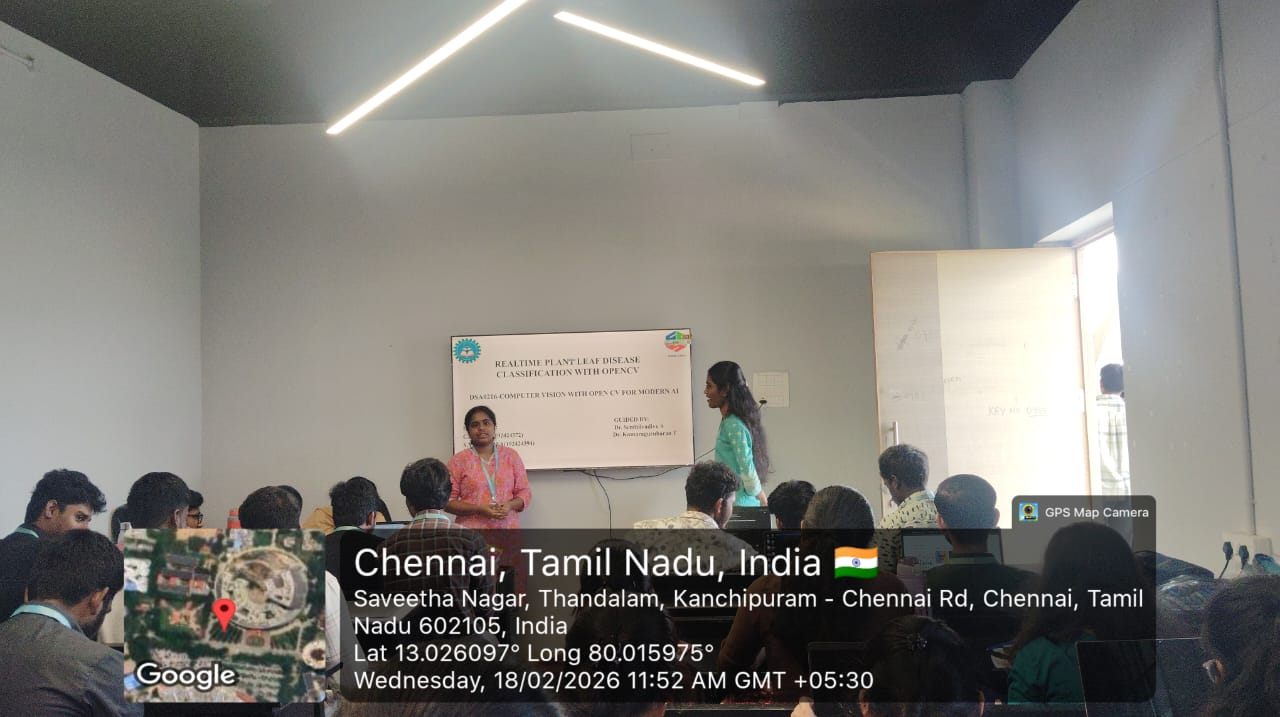
#> input picture capstone/WhatsApp Image 2026-02-18 at 9.22.51 PM (1).jpeg, 1280 x 717 px, found by its file name
$ jupyter execute exp_28.ipynb
#> lines starting #> are read from the running program, lines starting #| are printed output that depends on the picture
[cell 1]
# ==========================================
# Boundary Detection using Convolution Kernel
# Google Colab - Single Cell
# ==========================================

import cv2
import numpy as np
from google.colab import files
from google.colab.patches import cv2_imshow

# Step 1: Upload Image
uploaded = files.upload()
#> the answer given: WhatsApp Image 2026-02-18 at 9.22.51 PM (1).jpeg
image_path = list(uploaded.keys())[0]

# Step 2: Read Image and Convert to Grayscale
image = cv2.imread(image_path)
#> image is the input picture: shape (717, 1280, 3); mean B, G, R 119.2, 123.9, 126
gray = cv2.cvtColor(image, cv2.COLOR_BGR2GRAY)
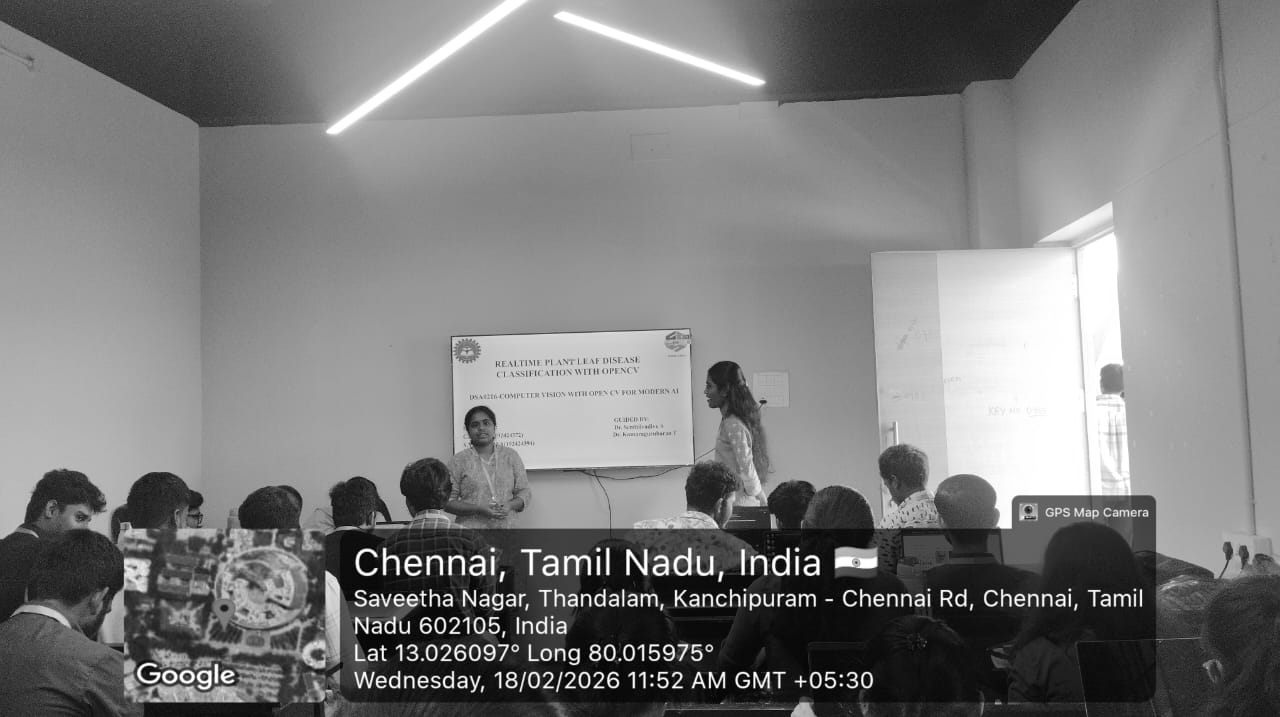
#> gray: shape (717, 1280); min 0, max 255, mean 124

# Step 3: Define Convolution Kernel (Laplacian)
kernel = np.array([[0, -1,  0],
                   [-1, 4, -1],
                   [0, -1,  0]])

# Step 4: Apply Convolution
boundary = cv2.filter2D(gray, -1, kernel)
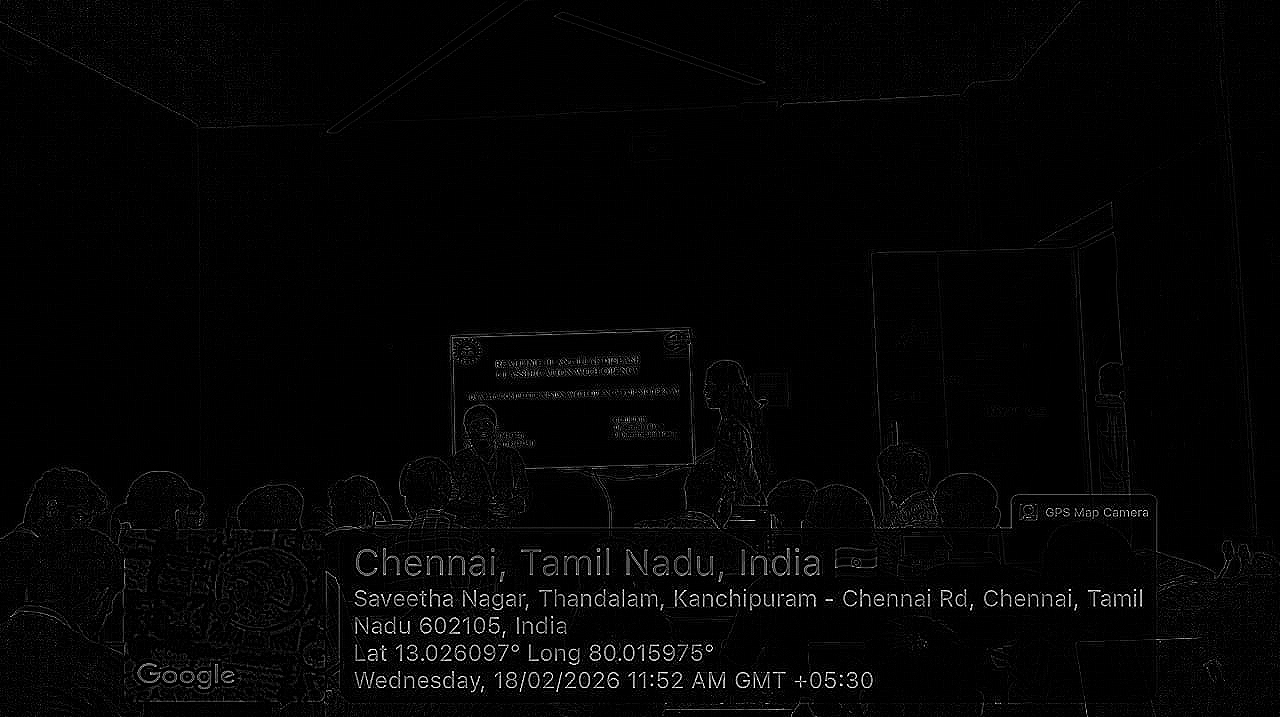
#> boundary: shape (717, 1280); min 0, max 255, mean 4.6

# Step 5: Display Results
print("Original Grayscale Image")
cv2_imshow(gray)

print("Boundary Image")
cv2_imshow(boundary)
